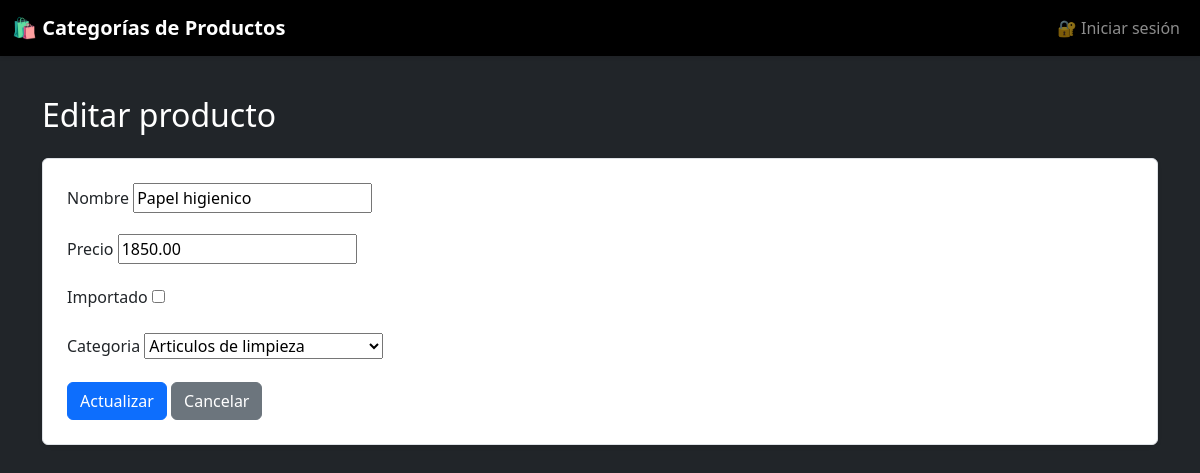
/editar/8/, run on an earlier commit of the app's database.
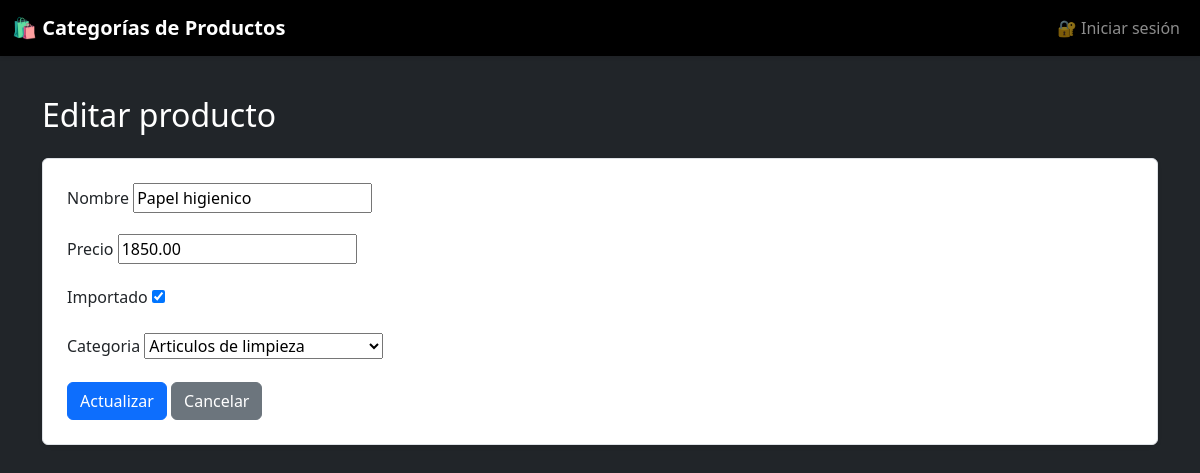
And on a later commit of the database.
### control_productos/models.py (models this page shows, shortened)
class Producto(models.Model):
    nombre = models.CharField(max_length=100)
    precio = models.DecimalField(max_digits=10, decimal_places=2)
    importado = models.BooleanField(default=False)

### control_productos/views.py (the view)
# urls.py: path('editar/<int:pk>/', views.editar_producto, name='editar_producto'),
def editar_producto(request, pk):
    producto = get_object_or_404(Producto, pk=pk)
    if request.method == 'POST':
        form = ProductoForm(request.POST, instance=producto)
        if form.is_valid():
            producto_actualizado = form.save()
            return redirect('productos_por_categoria', categoria_id=producto_actualizado.categoria.id)
    else:
        form = ProductoForm(instance=producto)
    return render(request, 'control_productos/editar_producto.html', {'form': form})

### control_productos/forms.py
class ProductoForm(forms.ModelForm):
    class Meta:
        model = Producto
        fields = ['nombre', 'precio', 'importado', 'categoria']

### control_productos/models.py (called while the page is built)
    def __str__(self):
        return self.nombre

### control_productos/templates/control_productos/editar_producto.html (shortened to what this page needs)
{% extends 'control_productos/base.html' %}
{% block content %}
<h2 class="mb-4">Editar producto</h2>
<form method="post" class="border p-4 bg-white shadow-sm rounded">
    {% for field in form %}
        <div class="mb-3">
            <label for="{{ field.id_for_label }}" class="form-label text-dark">
                {{ field.label }}
            </label>
            {{ field }}
        </div>
    {% endfor %}
    <button type="submit" class="btn btn-primary">Actualizar</button>
    <a href="{% url 'inicio' %}" class="btn btn-secondary">Cancelar</a>
</form>
{% endblock %}

What changed in the data, as far as the page shows it:
changed Producto "Papel higienico": importado "☐" → "☑"
